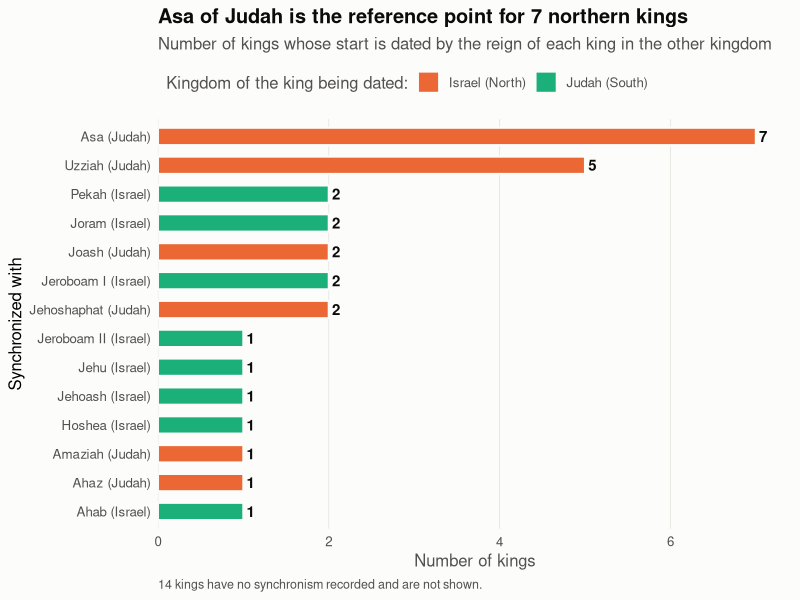
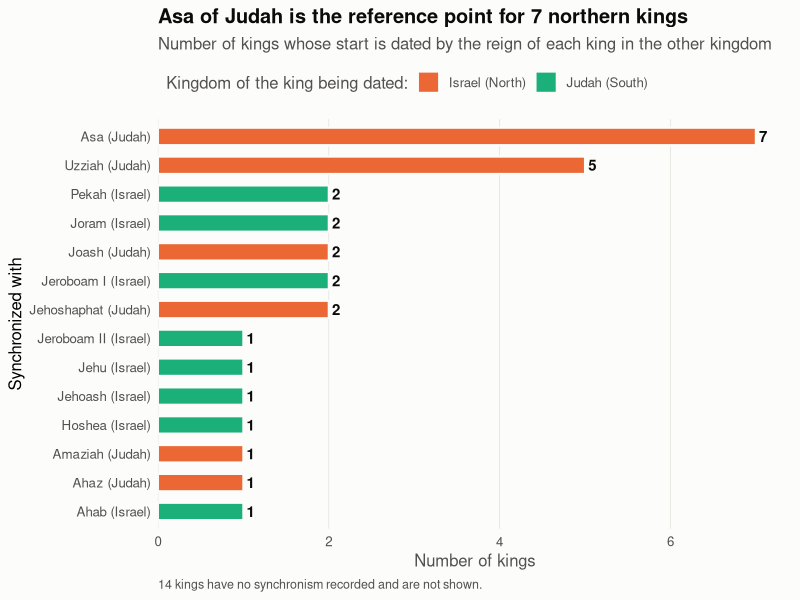

R code for these plots, in order:
library(tidyverse)

#### loading the data set ##########
Monarchs <- read_csv("IsraelMonarchs_v2.csv")

#### keeping kings dated by a king of the other kingdom ##########
kingdom_cols <- c("United Kingdom" = "#2a78d6",
                  "Israel (North)" = "#eb6834",
                  "Judah (South)"  = "#1baf7a")

synced <- Monarchs %>%
  mutate(Kingdom = recode(Kingdom,
                          "United Kingdom of Israel"   = "United Kingdom",
                          "Northern Kingdom of Israel" = "Israel (North)",
                          "Southern Kingdom (Judah)"   = "Judah (South)"),
         Kingdom = factor(Kingdom, levels = names(kingdom_cols)),
         Synced = `Synchronized With`) %>%
  filter(!is.na(Synced))

no_sync <- sum(is.na(Monarchs$`Synchronized With`))

#### counting kings per synchronizing king ##########
sync_counts <- synced %>%
  count(Synced, Kingdom) %>%
  group_by(Synced) %>%
  mutate(total = sum(n)) %>%
  ungroup() %>%
  mutate(Synced = fct_reorder(Synced, total))

sync_totals <- sync_counts %>% distinct(Synced, total)

#### chart ##########
sync_chart <- ggplot(sync_counts, aes(x = n, y = Synced, fill = Kingdom)) +
  geom_col(width = 0.6, colour = "#fcfcfb", linewidth = 0.7,
           position = position_stack(reverse = TRUE)) +
  geom_text(data = sync_totals, aes(x = total, y = Synced, label = total),
            inherit.aes = FALSE, hjust = -0.4, colour = "#0b0b0b",
            size = 3.8, fontface = "bold") +
  scale_fill_manual(values = kingdom_cols) +
  scale_x_continuous(expand = expansion(mult = c(0, 0.06))) +
  labs(title = "Asa of Judah is the reference point for 7 northern kings",
       subtitle = "Number of kings whose start is dated by the reign of each king in the other kingdom",
       caption = paste(no_sync, "kings have no synchronism recorded and are not shown."),
       x = "Number of kings", y = "Synchronized with", fill = "Kingdom of the king being dated:") +
  theme_minimal(base_size = 12) +
  theme(plot.background    = element_rect(fill = "#fcfcfb", colour = NA),
        panel.grid.major.y = element_blank(),
        panel.grid.minor   = element_blank(),
        panel.grid.major.x = element_line(colour = "#e6e5e1", linewidth = 0.3),
        plot.title         = element_text(face = "bold", colour = "#0b0b0b"),
        plot.subtitle      = element_text(colour = "#52514e"),
        plot.caption       = element_text(colour = "#52514e", hjust = 0, size = 9),
        axis.text          = element_text(colour = "#52514e"),
        axis.title.x       = element_text(colour = "#52514e"),
        legend.position    = "top",
        legend.justification = "left",
        legend.text        = element_text(colour = "#52514e"),
        legend.title       = element_text(colour = "#52514e"))

sync_chart

ggsave("Kings_by_synchronism.png", sync_chart, width = 8, height = 5, dpi = 200)
